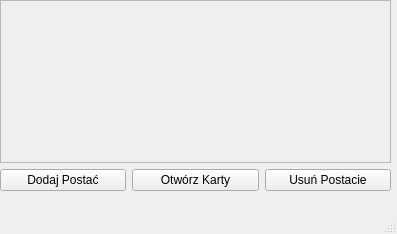
<?xml version="1.0" encoding="UTF-8"?>
<ui version="4.0">
 <class>MainWindow</class>
 <widget class="QMainWindow" name="MainWindow">
  <property name="geometry">
   <rect>
    <x>0</x>
    <y>0</y>
    <width>397</width>
    <height>234</height>
   </rect>
  </property>
  <property name="sizePolicy">
   <sizepolicy hsizetype="Preferred" vsizetype="Preferred">
    <horstretch>0</horstretch>
    <verstretch>0</verstretch>
   </sizepolicy>
  </property>
  <property name="windowTitle">
   <string>Wiedźmin YZE tool</string>
  </property>
  <widget class="QWidget" name="centralwidget">
   <widget class="QWidget" name="verticalLayoutWidget">
    <property name="geometry">
     <rect>
      <x>0</x>
      <y>0</y>
      <width>391</width>
      <height>191</height>
     </rect>
    </property>
    <layout class="QVBoxLayout" name="verticalLayout">
     <item>
      <widget class="QScrollArea" name="charArea">
       <property name="widgetResizable">
        <bool>true</bool>
       </property>
       <widget class="QWidget" name="charAreaWidget">
        <property name="geometry">
         <rect>
          <x>0</x>
          <y>0</y>
          <width>387</width>
          <height>155</height>
         </rect>
        </property>
       </widget>
      </widget>
     </item>
     <item>
      <layout class="QHBoxLayout" name="horizontalLayout">
       <item>
        <widget class="QPushButton" name="addCharButton">
         <property name="text">
          <string>Dodaj Postać</string>
         </property>
        </widget>
       </item>
       <item>
        <widget class="QPushButton" name="openChars">
         <property name="text">
          <string>Otwórz Karty</string>
         </property>
        </widget>
       </item>
       <item>
        <widget class="QPushButton" name="deleteCharsButton">
         <property name="text">
          <string>Usuń Postacie</string>
         </property>
        </widget>
       </item>
      </layout>
     </item>
    </layout>
   </widget>
  </widget>
  <widget class="QMenuBar" name="menubar">
   <property name="geometry">
    <rect>
     <x>0</x>
     <y>0</y>
     <width>397</width>
     <height>21</height>
    </rect>
   </property>
  </widget>
  <widget class="QStatusBar" name="statusbar"/>
 </widget>
 <resources/>
 <connections/>
</ui>
